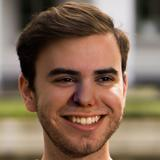
#> input picture Database_real_and_fake_face_160x160/fake/easy_101_0010.jpg, 160 x 160 px; its folder holds only this picture in this run
$ jupyter execute --allow-errors fake_detection.ipynb   (shell and % lines are left out)   (older library calls are emulated)
#> lines starting #> are read from the running program, lines starting #| are printed output that depends on the picture
[cell 1]
import os
import cv2
import numpy as np
import matplotlib.pyplot as plt
import matplotlib
from time import time

# Local descriptors
from skimage.feature import hog
from skimage import  exposure
from skimage import feature


# Transformación de datos
from sklearn.decomposition import PCA
from imblearn.over_sampling import SMOTE

# Classifiers
from sklearn.model_selection import StratifiedKFold
from sklearn.metrics import precision_score, recall_score, accuracy_score
from sklearn.model_selection import GridSearchCV, RandomizedSearchCV
from sklearn.svm import SVC
from sklearn.metrics import classification_report
from sklearn.metrics import confusion_matrix
from sklearn.preprocessing import MinMaxScaler
from sklearn.ensemble import RandomForestClassifier

# Data Visualization
import seaborn as sns
import matplotlib.pyplot as plt
from sklearn.manifold import TSNE
import plotly.express as px

[cell 2]
def lbphist(ncellsx, ncellsy, type):
    #Rejilla de histogramas
    pxpercellx = int(width/ncellsx)
    pxpercelly = int(height/ncellsy)

    # Rejillas de igual tamaño y centradas en la imagen de entrada
    ofx = int((width - int(pxpercellx)*ncellsx)/2)
    ofy = int((height - int(pxpercelly)*ncellsy)/2)
    #print('Offset')
    #print(ofx,ofy)

    Xlbp = []

    LBPu_hist = []
    for i in range(0,ncellsy):
        for j in range(0,ncellsx):
            # Extrae celda
            roi=gray[ofy+i*pxpercelly:ofy+(i+1)*pxpercelly,ofx+j*pxpercellx:ofx+(j+1)*pxpercellx]
            # Obtiene imagen LBO
            lbpimg = feature.local_binary_pattern(roi, 8, 1,method=type)

            #Obtiene histograma
            n_bins = int(lbpimg.max()) + 1
            #feath, bins = np.histogram(lbpimg.ravel(), normed=True, bins=n_bins, range=(0,n_bins))
            feath, bins = np.histogram(lbpimg, normed=False, bins=n_bins, range=(0,n_bins))

            # Concatena con celdas previas
            LBPu_hist= np.concatenate([LBPu_hist , feath])

    return LBPu_hist


def over_sampling(X: np.array, y: np.array) -> tuple:
  sm = SMOTE(random_state = 42)
  return sm.fit_resample(X, y)

[cell 3]
# [50 lines left out: functions GetPredictions, GetPredictionsandProbs, not called in this run]

[cell 4]
# Localización de los datos
folder = "Database_real_and_fake_face_160x160"

[cell 5]
# Contador de número de clases del conjunto
nclasses = 0
# Contador de muestras por clase
nperclass = []
# Etiqueta de cada clase (nombre de la subcarpeta)
classlabels = []
# Inicializa estructuras de datos y sus correpondientes etiquetas
X = []
Y = []
Xhog = []
Xlbp = []

# Valor de resolución por defecto de matplotlib
dpi = matplotlib.rcParams['figure.dpi']
# Imágenes de muestra de cada clase a mostrar
nims2show = 5

# HOG
ncellsx = 3
ncellsy = 3

# Asume que en la ruta indicada hay una subcarpeta por clase
for class_name in os.listdir(folder):
    # Cada subcarpeta implica una clase más
    nclasses += 1
    # Inicialmente esta clase no tiene muestras
    nsamples = 0

    # Compone la ruta
    class_folder = os.path.join(folder, class_name)
    for file_name in os.listdir(class_folder):
        # Asume imágenes en formato jpg
        if file_name.endswith('.jpg'):
            # Lee la imagen
            image = cv2.imread (os.path.join(class_folder, file_name))
#> image is the input picture: shape (160, 160, 3); mean B, G, R 87.2, 106, 131.3

            # Extrae tamaños
            height, width, depth = image.shape
#> height = 160; width = 160; depth = 3
            # Convierte  grises
            gray = cv2.cvtColor(image, cv2.COLOR_BGR2GRAY)
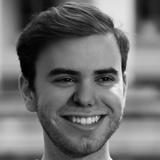
#> gray: shape (160, 160); min 1, max 249, mean 111.4
            # Añade a X, previa conversión en vector
            X.append(gray.reshape(height*width))

            # HOG
            feat_hog, hog_image = hog(gray, orientations=8, pixels_per_cell=(height/ncellsy, width/ncellsx),
                    cells_per_block=(1, 1), visualize=True, multichannel=False, block_norm='L1')
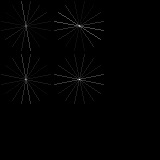
#> hog_image: shape (160, 160) float64; min 0, max 18.27, mean 0.122; drawn with min black and max white
#> feat_hog = 32 values, max 0.314 at index 7, min 0.0355 at index 9, mean 0.125
            Xhog.append(feat_hog)
            #print(Xhog.shape)

            # LBP
            feat_lbp = lbphist(ncellsx, ncellsy, "nri_uniform") #uniform es también rotation invariant
#> after the loop in lbphist, `for i in range(0,ncellsy):`:
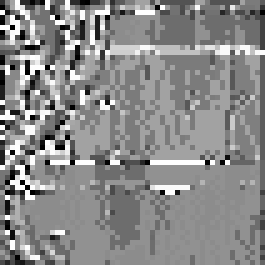
#> lbpimg: shape (53, 53) float64 (shown 5 times larger); min 0, max 58, mean 31.5; drawn with min black and max white
#> after the loop in lbphist, `for i in range(0,ncellsy):`:
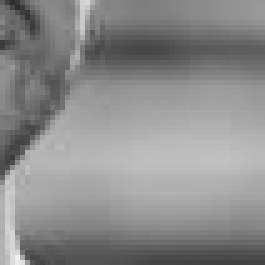
#> roi: shape (53, 53) (shown 5 times larger); min 45, max 240, mean 139.3
            Xlbp.append(feat_lbp)
            #print(Xlbp.shape)

            # Añade etiqueta numérica de la muestra
            Y.append(nclasses-1)

            # Muestra las nims2show primeras muestras de cada clase
            if nsamples < nims2show:
                if nsamples == 0:
                    figsize = 15*width / float(dpi), 15*height / float(dpi)
#> figsize = (24, 24)
                    fig = plt.figure(figsize=figsize)

                fig.add_subplot(1,nims2show, nsamples + 1)
                plt.imshow(gray, cmap='gray', vmin=0, vmax=255)

            #Incrementa el número de muestras
            nsamples += 1
    plt.show()
    nperclass.append(nsamples)
    classlabels.append(class_name)
#> pass 2 of the loop `for class_name in os.listdir(folder):`:
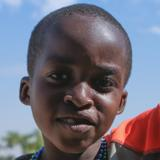
#> input picture Database_real_and_fake_face_160x160/real/real_00021.jpg, 160 x 160 px
#> image is the input picture: shape (160, 160, 3); mean B, G, R 124.9, 111.4, 113.7
#> `feat_hog, hog_image = hog(gray, orientations=8, pixels_per_cell=(heigh..`:
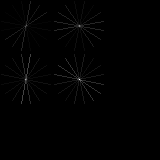
#> hog_image: shape (160, 160) float64; min 0, max 16.22, mean 0.0909; drawn with min black and max white
#> feat_hog = 32 values, max 0.319 at index 16, min 0.0451 at index 9, mean 0.125
#> after the loop in lbphist (call 2), `for i in range(0,ncellsy):`:
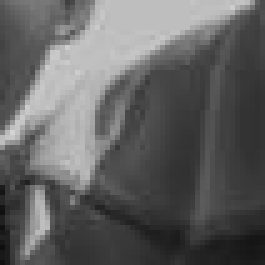
#> roi: shape (53, 53) (shown 5 times larger); min 14, max 212, mean 97.5

#Convierte a numpy array X e Y
X = np.array(X,dtype='float32')
Y = np.array(Y,dtype='float64')
Xhog = np.array(Xhog,dtype='float32')
Xlbp = np.array(Xlbp,dtype='float32')

# Muestra datos del conjunto leído
# Depuración
print("Features")
print(X.shape)
#| (2, 25600)
print(Xhog.shape)
#| (2, 32)
print(Xlbp.shape)
#depuración, muestro primera muestra
#print(Xhog[0,:])
#print(Xlbp[0,:])

print(Y.shape)
# Obtiene número de muestras y características
n_samples , n_features = X.shape
#> n_samples = 2; n_features = 25600
# Obtiene nombres de las clases
class_names = np.array(classlabels)
n_classes = class_names.shape[0]

print("Dataset info:")
print("# samples: %d" % n_samples)
#| # samples: 2
print("# features: %d" % n_features)
#| # features: 25600
print("# classes: %d" % n_classes)
print("classes %s" % classlabels)
print("samples per class %s" % str(nperclass)[1:-1] )

[cell 6]
# StratifiedKFold
K = 5
skf = StratifiedKFold(n_splits=K, random_state=7, shuffle=True)

fold = 1
#> (the rest of this cell did not finish here and is left out)

[cell 7]
def TSNE_plot(data, y, title):
#> called with data = array of shape (2, 32), y = array of shape (2,), title = 'HOG Representation'
  print(data.shape)
#| (2, 32)
  X_embedded = TSNE(n_components=2).fit_transform(data)
  plt.scatter(X_embedded[:,0], X_embedded[:,1], c=y)
  plt.title(title)
  plt.show()

#> (a cell that did not finish here is left out)

#> (a cell that did not finish here is left out)

#> (a cell that did not finish here is left out)


# HOG

## Baseline: HOG + SVM

[cell 11]
parameters = {'C': [1e3, 5e3], 'gamma': [0.0001, 0.0005, 0.001, 0.005, 0.01]}
# Grid searach across parameter range
clf = GridSearchCV(
    SVC(kernel='rbf', class_weight='balanced', probability=True), parameters, cv=5
)

#> (the rest of this cell did not finish here and is left out)

## HOG + RF

[cell 12]
# Número de árboles
n_estimators=list(range(100,1000,100))
# Maxima profundidad
max_depth = list(range(4,13,4))
# El número mínimo de muestras necesarias para estar en un nodo hoja
min_samples_leaf=[1,2,5,7]
# Número mínimo de muestras necesarias para dividir un nodo interno
min_samples_split=list(range(2,9,2))
# Número de características a considerar en cada división
max_features=['auto','sqrt']


param_grid = {"n_estimators":n_estimators,
              "max_depth":max_depth,
              "min_samples_split":min_samples_split,
              "min_samples_leaf":min_samples_leaf,
              "max_features":max_features}

model = RandomizedSearchCV(estimator = RandomForestClassifier(), param_distributions = param_grid,
                           cv = K)

#> (a cell that did not finish here is left out)

[cell 14]
pca = PCA(n_components=0.95)
Xhog_pca = pca.fit_transform(Xhog)
#> Xhog_pca = [0.201, -0.201]

print(Xhog_pca.shape)
#| (2, 1)

parameters = {'C': [1e3, 5e3], 'gamma': [0.0001, 0.0005, 0.001, 0.005, 0.01]}
# Grid searach across parameter range
clf = GridSearchCV(
    SVC(kernel='rbf', class_weight='balanced', probability=True), parameters, cv=5
)


#> (the rest of this cell did not finish here and is left out)
